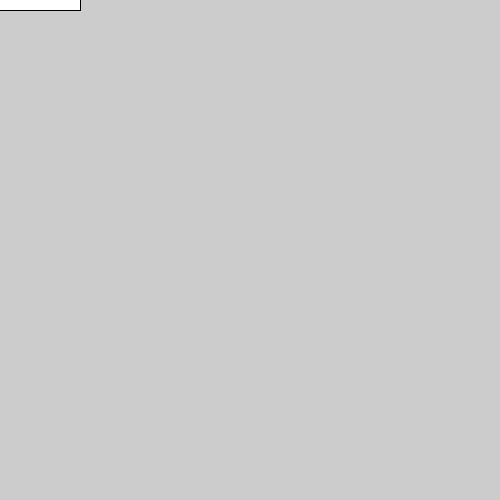
Frame 1 (no input)
Frame 60 (the mouse pressed at the canvas centre just before this capture): identical to frame 1, image omitted
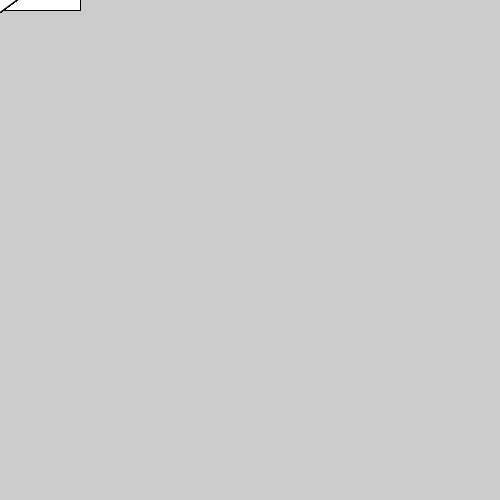
Frame 120 (the mouse held since frame 60 and released just before this capture)

The Processing sketch that drew these frames (run headless with seeded random() and noise(); from frame 60 on, the mouse is pressed at the canvas centre):

// Processing sketch: sketch_4_Center_rotate
// ── sketch_4_Center_rotate.pde
void setup(){
  size(500,500);
}
void draw() {
  rotate(mouseX /100.0);
  rect(-80,-10,160,20);
}
